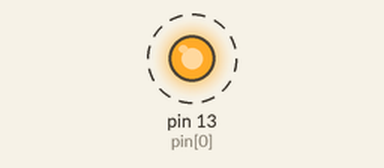
Recording of a sketch running on a simulated Arduino Uno, built with avr-gcc and run on an emulated ATmega328P. Parts: output pins drawn as LEDs (lit = HIGH). Dashed ring = blinking.

Above: at 0.15 s.
Timing chart, 0 to 3.0 s (numbered marks = the images above):
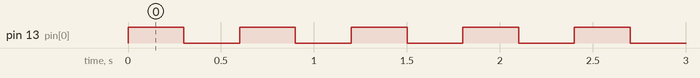

Measured:
- by itself, pin 13 (pin[0]): alternates HIGH for 0.30 s and LOW for 0.30 s

The sketch:

lazer.ino
```cpp
int pin[]={13};
bool guc=LOW;
void setup() {
  for(int i=0;i<1;i++) pinMode(pin[i],OUTPUT);
}

void loop() {

  lazer_calistir();
}

void lazer_calistir() {

  digitalWrite(pin[0],!guc);
  delay(300);
  digitalWrite(pin[0],guc);
  delay(300);


}
```
